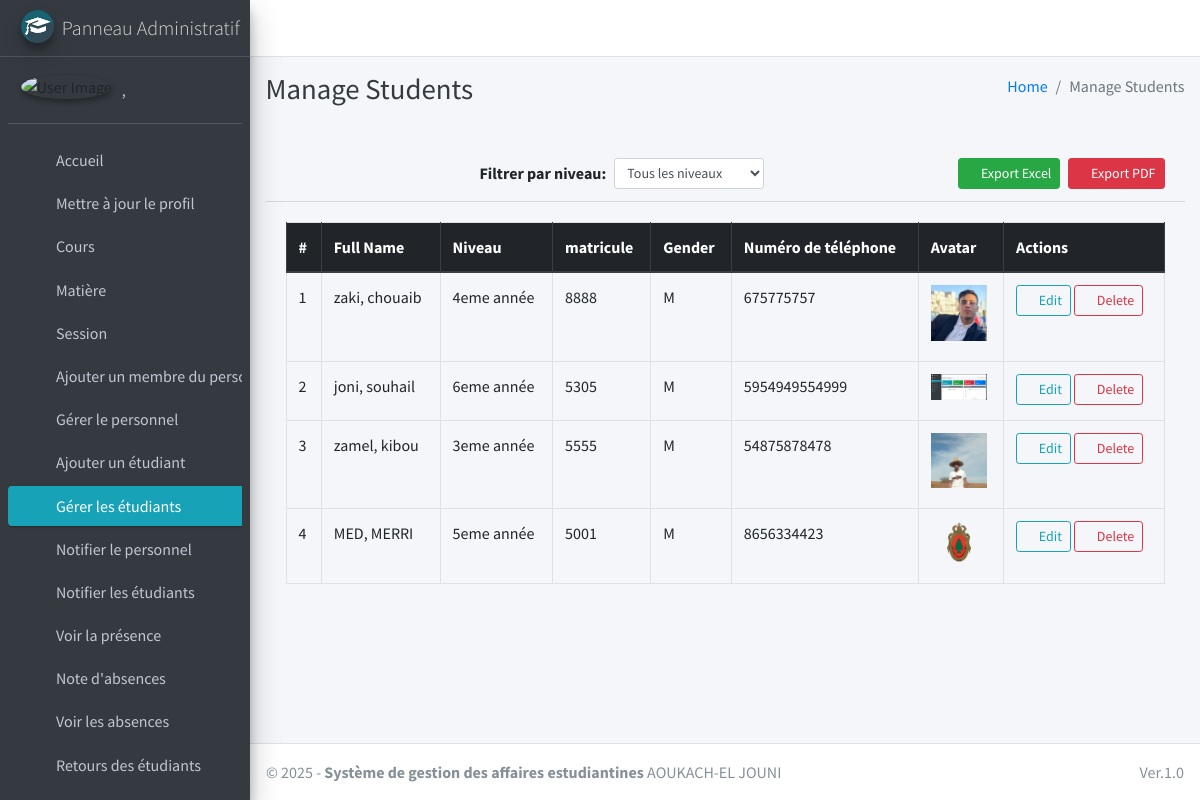
The app's page /student/manage/ (signed in), older data.
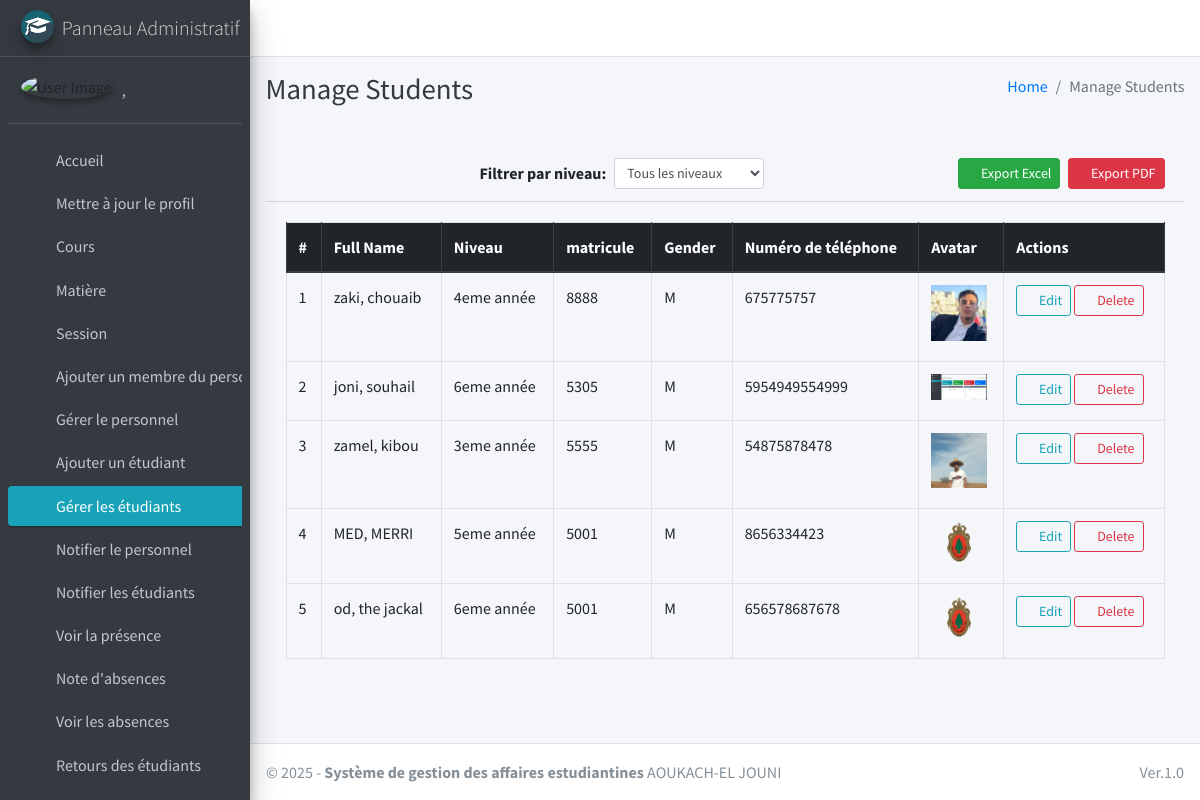
The same page, newer data.
### main_app/models.py (models this page shows, shortened)
class CustomUser(AbstractUser):
    USER_TYPE = ((1, "HOD"), (2, "Staff"), (3, "Student"))
    GENDER = [("M", "Male"), ("F", "Female")]
    username = None  # Removed username, using email instead
    email = models.EmailField(unique=True)
    user_type = models.CharField(default=1, choices=USER_TYPE, max_length=1)
    gender = models.CharField(max_length=1, choices=GENDER)
    profile_pic = models.ImageField()
    address = models.TextField()
    fcm_token = models.TextField(default="")  # For firebase notifications
    created_at = models.DateTimeField(auto_now_add=True)
    updated_at = models.DateTimeField(auto_now=True)
    USERNAME_FIELD = "email"
    REQUIRED_FIELDS = []
    objects = CustomUserManager()
    def __str__(self):
        return self.last_name + ", " + self.first_name

class Student(models.Model):
    admin = models.OneToOneField(CustomUser, on_delete=models.CASCADE)
    course = models.ForeignKey(Course, on_delete=models.DO_NOTHING, null=True, blank=False)
    session = models.ForeignKey(Session, on_delete=models.DO_NOTHING, null=True)
    phone_number = models.CharField(max_length=20,  default="06000007")  # Nouveau champ
    matricule = models.CharField(max_length=14, unique=False, default="5001")  # Nouveau champ
    NIVEAU_CHOICES = [
        ('3eme année', '3ème année'),
        ('4eme année', '4ème année'),
        ('5eme année', '5ème année'),
        ('6eme année', '6ème année'),
                  ]
    niveau = models.CharField(max_length=20, choices=NIVEAU_CHOICES, default='3eme année')
    lieu = models.CharField(max_length=100, null=True, blank=True)  # Lieu de naissance
    dateN = models.DateField(null=True, blank=True)  # Date de naissance

### main_app/hod_views.py (the view)
# urls.py: path("student/manage/", hod_views.manage_student, name='manage_student'),
def manage_student(request):
    niveaux = CustomUser.objects.filter(user_type=3).select_related('student').values_list('student__niveau', flat=True).distinct()
    selected_niveau = request.GET.get('niveau')
    students = CustomUser.objects.filter(user_type=3).select_related('student')
    if selected_niveau:
        students = students.filter(student__niveau=selected_niveau)
    context = {
        'students': students,
        'page_title': 'Manage Students',
        'niveaux': niveaux,
        'selected_niveau': selected_niveau
    }
    return render(request, "hod_template/manage_student.html", context)

### main_app/templates/hod_template/manage_student.html (shortened to what the changed rows need)
{% extends 'main_app/base.html' %}
{% load static %}
{% block page_title %}{{page_title}}{% endblock page_title %}
{% block content %}
<section class="content">
    <div class="container-fluid">
        <div class="row">
            <div class="col-md-12">
                    <div class="card-body">
                        <table id="example2" class="table table-bordered table-hover">
                            <thead class="thead-dark">
                                <tr>
                                    <th>#</th>
                                    <th>Full Name</th>
                                    <th>Niveau</th>
                                    <th>matricule</th>
                                    <th>Gender</th>
                                    <th>Numéro de téléphone</th>
                                    <th>Avatar</th>
                                    <th>Actions</th>
                                </tr>
                            </thead>
                            <tbody>
                                {% for student in students %}
                                <tr>
                                    <td>{{ forloop.counter }}</td>
                                    <td>{{student.last_name}}, {{student.first_name}}</td>
                                    <td>{{student.student.niveau}}</td>
                                    <td>{{student.student.matricule}}</td>
                                    <td>{{student.gender}}</td>
                                    <td>{{ student.student.phone_number|default:"Not provided" }}</td>
                                    <td>
                                        {% if student.profile_pic == ""  %}
                                        No Image
                                        {% else %}
                                        <img class="img img-fluid mb-2" height="56" width="56"
                                            src="{{student.profile_pic}}" alt="">
                                        {% endif %}
                                    </td>
                                    <td>
                                        {% if student.student and student.student.id %}
                                            <a href="{% url 'edit_student' student.student.id %}" class="btn btn-outline-info btn-sm">
                                                <i class="fas fa-edit"></i> Edit
                                            </a>
                                            <a href="#" class="btn btn-outline-danger btn-sm" onclick="confirmDelete('{% url 'delete_student' student.student.id %}')">
                                                <i class="fas fa-trash-alt"></i> Delete
                                            </a>
                                        {% endif %}
                                    </td>
                                </tr>
                                {% endfor %}
                            </tbody>
                        </table>
                    </div>
                </div>
            </div>
        </div>
    </div>
{% endblock content %}

Row changes from the older to the newer data that the page shows:
added CustomUser: last_name "od", first_name "the jackal", student.niveau "6eme année", student.matricule "5001", gender "M", student.phone_number "656578687678", profile_pic (placeholder picture), shows "Edit"
